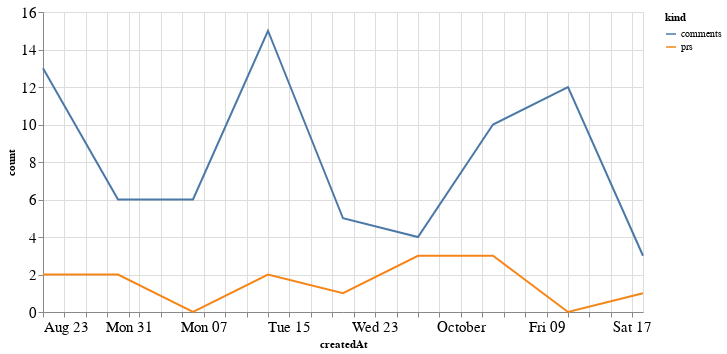

The notebook cell this image was saved under:
### Code cell
alt.Chart(total_time, width=600).mark_line().encode(
    x='createdAt',
    y='count',
    color='kind'
)

### Figure 1 — Vega-Lite specification as saved in the notebook (floating-point values rounded to 4 significant figures)
{"config": {"axisLeft": {"labelFontSize": 15}, "axisBottom": {"labelFontSize": 15}}, "data": {"name": "data-cee844a128caf96a6bd959c4fd7a630a"}, "mark": "line", "encoding": {"color": {"type": "nominal", "field": "kind"}, "x": {"type": "temporal", "field": "createdAt"}, "y": {"type": "quantitative", "field": "count"}}, "width": 600, "$schema": "https://vega.github.io/schema/vega-lite/v4.8.1.json", "datasets": {"data-cee844a128caf96a6bd959c4fd7a630a": [{"createdAt": "2020-08-23T00:00:00", "kind": "prs", "count": 2}, {"createdAt": "2020-08-30T00:00:00", "kind": "prs", "count": 2}, {"createdAt": "2020-09-06T00:00:00", "kind": "prs", "count": 0}, {"createdAt": "2020-09-13T00:00:00", "kind": "prs", "count": 2}, {"createdAt": "2020-09-20T00:00:00", "kind": "prs", "count": 1}, {"createdAt": "2020-09-27T00:00:00", "kind": "prs", "count": 3}, {"createdAt": "2020-10-04T00:00:00", "kind": "prs", "count": 3}, {"createdAt": "2020-10-11T00:00:00", "kind": "prs", "count": 0}, {"createdAt": "2020-10-18T00:00:00", "kind": "prs", "count": 1}, {"createdAt": "2020-08-23T00:00:00", "kind": "comments", "count": 13}, {"createdAt": "2020-08-30T00:00:00", "kind": "comments", "count": 6}, {"createdAt": "2020-09-06T00:00:00", "kind": "comments", "count": 6}, {"createdAt": "2020-09-13T00:00:00", "kind": "comments", "count": 15}, {"createdAt": "2020-09-20T00:00:00", "kind": "comments", "count": 5}, {"createdAt": "2020-09-27T00:00:00", "kind": "comments", "count": 4}, {"createdAt": "2020-10-04T00:00:00", "kind": "comments", "count": 10}, {"createdAt": "2020-10-11T00:00:00", "kind": "comments", "count": 12}, {"createdAt": "2020-10-18T00:00:00", "kind": "comments", "count": 3}]}}
